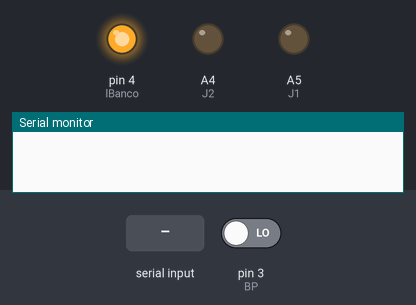
The sketch below on a simulated Arduino Uno, built with avr-gcc and run on an emulated ATmega328P. Shown: output pins drawn as LEDs (lit = HIGH), the last lines printed to the serial monitor. Inputs (shaded band) come from the test bench; at power-on: pin 3 (BP) LOW. Pins used as bus, display or sensor lines are not drawn.

Above: at 3.6 s.
3.7 s: "INI_OK\n" received over Serial
At 4.9 s:
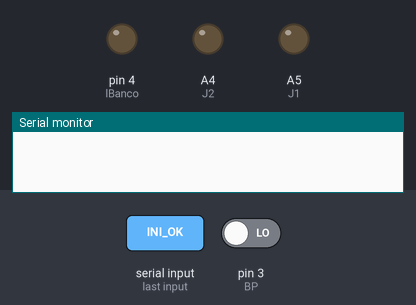
At 6.4 s:
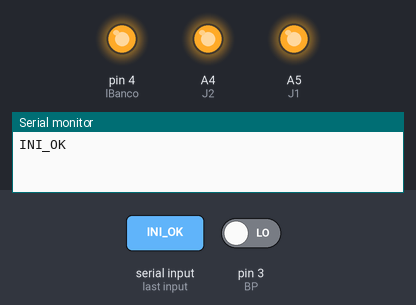
6.7 s: "MONEY\n" received over Serial
At 8.0 s:
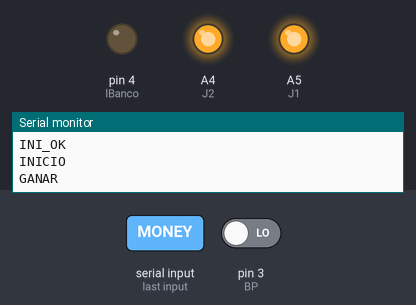
Timing chart, 0 to 9.7 s (numbered marks = the images above; inputs shaded):
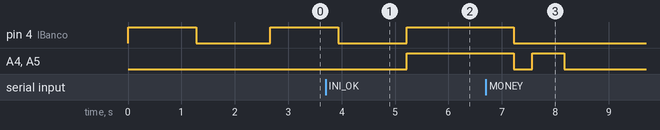

The sketch:

just_run.ino
```cpp
//Declaración de variables
int c1=8,c2=7,c3=6;
int BP=3,lBanco=4;
int J1=A5,J2=A4;

int x=0;
int RaspState = 0;
int BPstate = 1;

void AllOff()
{
  digitalWrite(c1,LOW);
  digitalWrite(c2,LOW);
  digitalWrite(c3,LOW);
  digitalWrite(lBanco,LOW);
  analogWrite(J1,0);
  analogWrite(J2,0);
}

void AllOn()
{
  digitalWrite(c1,HIGH);
  digitalWrite(c2,HIGH);
  digitalWrite(c3,HIGH);
  digitalWrite(lBanco,HIGH);
  analogWrite(J1,1023);
  analogWrite(J2,1023);
}

void rutiIni()
{
  for(int i=0; i<255; i++)
  {
    analogWrite(c3, i);
    digitalWrite(c1,HIGH);
    digitalWrite(c2,HIGH);
    digitalWrite(lBanco,HIGH);
    delay(5);
  }
  for(int i=255; i>0; i--)
  {
    analogWrite(c3, i);
    digitalWrite(c1,LOW);
    digitalWrite(c2,LOW);
    digitalWrite(lBanco,LOW);
    delay(5);
  }
}

void setup()
{
  pinMode(c1,OUTPUT);
  pinMode(c2,OUTPUT);
  pinMode(c3,OUTPUT);
  pinMode(BP,INPUT);
  pinMode(lBanco,OUTPUT);
  pinMode(J1,OUTPUT);
  pinMode(J2,OUTPUT);
  Serial.begin(9600);
}

void loop()
{

  if(RaspState==0)
  {rutiIni();}

  if(Serial.available()>0)
  {
    String dato = Serial.readStringUntil('\n');
    Serial.println(dato);
    //--------------------------------------------
    //Dato de entrada cuando la raspberry enciende
    //--------------------------------------------
    if(dato == "INI_OK")
    {
      AllOn();
      delay(2000);
      AllOff();
      RaspState=1;
    }
    //--------------------------------------------
    //Rutina LCD hasta que se presiona el BP
    //--------------------------------------------
    while(BPstate == 1)
    {
      int ButtonState = digitalRead(BP);
      if(ButtonState == 0)
      {
        Serial.println("INICIO");
        delay(300);
        x = 1;
        BPstate=0;
      }
    }

    while(x==1)
    {
      int ButtonState = digitalRead(BP);
      if(ButtonState == 0)
      {
        Serial.println("GANAR");
        delay(50);
        String dato = Serial.readStringUntil('\n');
        if(dato == "MONEY")
        {
          analogWrite(J1,1023);
          analogWrite(J2,1023);
          delay(600);
          analogWrite(J1,0);
          analogWrite(J2,0);
        }
      }
    }


  }
 delay(100);
}
```

Measured:
- after the input at 3.7 s, A4 (J2), A5 (J1): LOW → HIGH after 1.5 s
